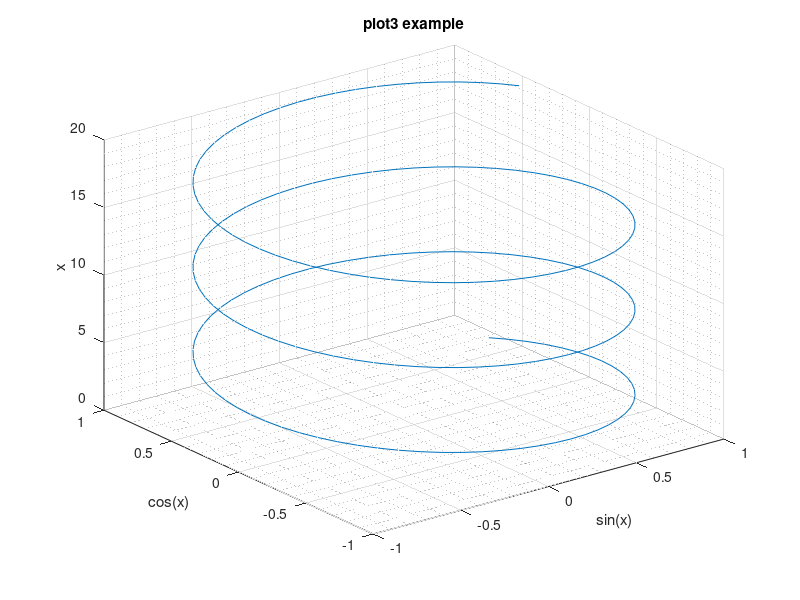
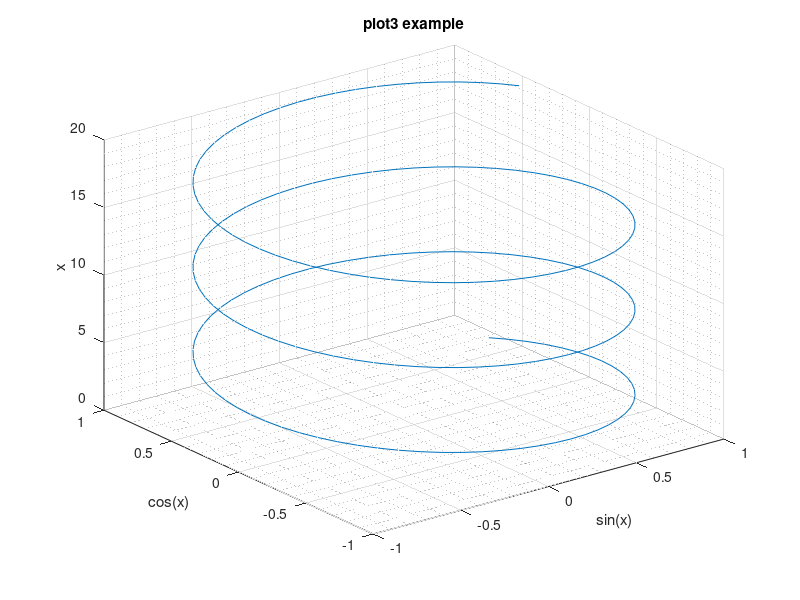

MATLAB code for these plots, in order:
%This script draws line plot in 3d space.

clear all;
close all;
clc;
x = linspace(1,20,200);
y = sin(x);
z= cos(x);
fig = figure();
plot3(y,z,x);
xlabel("sin(x)");
ylabel("cos(x)");
zlabel("x");
grid on;
grid minor on;
title("plot3 example");
saveas(fig, 'lineplot3.png');
savefig (fig, 'lineplot3.fig', "compact");